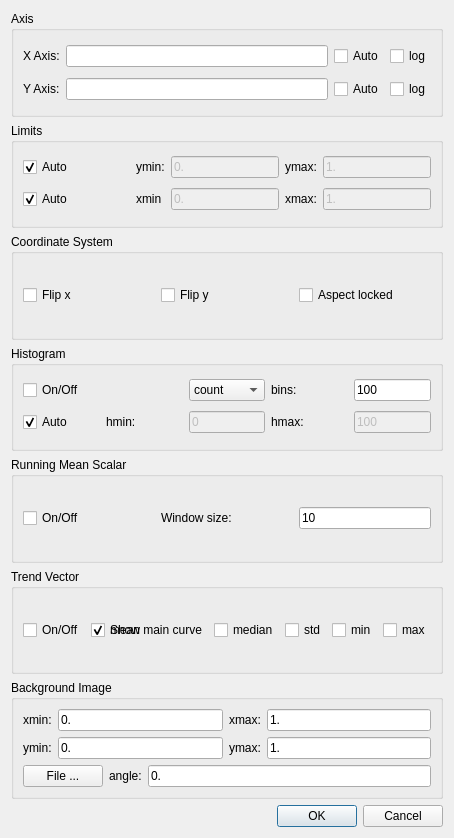
<?xml version="1.0" encoding="UTF-8"?>
<ui version="4.0">
 <class>Dialog</class>
 <widget class="QDialog" name="Dialog">
  <property name="geometry">
   <rect>
    <x>0</x>
    <y>0</y>
    <width>388</width>
    <height>838</height>
   </rect>
  </property>
  <property name="windowTitle">
   <string>Dialog</string>
  </property>
  <layout class="QGridLayout" name="gridLayout_5">
   <item row="7" column="0">
    <widget class="QDialogButtonBox" name="buttonBox">
     <property name="orientation">
      <enum>Qt::Horizontal</enum>
     </property>
     <property name="standardButtons">
      <set>QDialogButtonBox::Cancel|QDialogButtonBox::Ok</set>
     </property>
    </widget>
   </item>
   <item row="6" column="0">
    <widget class="QGroupBox" name="groupBox_6">
     <property name="title">
      <string>Background Image</string>
     </property>
     <layout class="QVBoxLayout" name="verticalLayout">
      <item>
       <layout class="QHBoxLayout" name="horizontalLayout">
        <item>
         <widget class="QLabel" name="label_8">
          <property name="text">
           <string>xmin:</string>
          </property>
         </widget>
        </item>
        <item>
         <widget class="QLineEdit" name="bg_xmin">
          <property name="text">
           <string>0.</string>
          </property>
         </widget>
        </item>
        <item>
         <widget class="QLabel" name="label_9">
          <property name="text">
           <string>xmax:</string>
          </property>
         </widget>
        </item>
        <item>
         <widget class="QLineEdit" name="bg_xmax">
          <property name="text">
           <string>1.</string>
          </property>
         </widget>
        </item>
       </layout>
      </item>
      <item>
       <layout class="QHBoxLayout" name="horizontalLayout_2">
        <item>
         <widget class="QLabel" name="label_10">
          <property name="text">
           <string>ymin:</string>
          </property>
         </widget>
        </item>
        <item>
         <widget class="QLineEdit" name="bg_ymin">
          <property name="text">
           <string>0.</string>
          </property>
         </widget>
        </item>
        <item>
         <widget class="QLabel" name="label_11">
          <property name="text">
           <string>ymax:</string>
          </property>
         </widget>
        </item>
        <item>
         <widget class="QLineEdit" name="bg_ymax">
          <property name="text">
           <string>1.</string>
          </property>
         </widget>
        </item>
       </layout>
      </item>
      <item>
       <layout class="QHBoxLayout" name="horizontalLayout_3">
        <item>
         <widget class="QPushButton" name="bg_file">
          <property name="text">
           <string>File ...</string>
          </property>
         </widget>
        </item>
        <item>
         <widget class="QLabel" name="label_12">
          <property name="text">
           <string>angle:</string>
          </property>
         </widget>
        </item>
        <item>
         <widget class="QLineEdit" name="bg_angle">
          <property name="text">
           <string>0.</string>
          </property>
         </widget>
        </item>
       </layout>
      </item>
     </layout>
    </widget>
   </item>
   <item row="1" column="0">
    <widget class="QGroupBox" name="groupBox_5">
     <property name="title">
      <string>Limits</string>
     </property>
     <layout class="QGridLayout" name="gridLayout_6">
      <item row="0" column="3">
       <widget class="QLabel" name="label_6">
        <property name="text">
         <string>ymin:</string>
        </property>
       </widget>
      </item>
      <item row="0" column="6">
       <widget class="QLineEdit" name="ymax">
        <property name="enabled">
         <bool>false</bool>
        </property>
        <property name="text">
         <string>1.</string>
        </property>
       </widget>
      </item>
      <item row="0" column="0">
       <widget class="QCheckBox" name="ylimits_auto">
        <property name="text">
         <string>Auto</string>
        </property>
        <property name="checked">
         <bool>true</bool>
        </property>
       </widget>
      </item>
      <item row="0" column="4">
       <widget class="QLineEdit" name="ymin">
        <property name="enabled">
         <bool>false</bool>
        </property>
        <property name="text">
         <string>0.</string>
        </property>
        <property name="cursorMoveStyle">
         <enum>Qt::LogicalMoveStyle</enum>
        </property>
       </widget>
      </item>
      <item row="1" column="6">
       <widget class="QLineEdit" name="xmax">
        <property name="enabled">
         <bool>false</bool>
        </property>
        <property name="text">
         <string>1.</string>
        </property>
       </widget>
      </item>
      <item row="0" column="5">
       <widget class="QLabel" name="label_7">
        <property name="text">
         <string>ymax:</string>
        </property>
       </widget>
      </item>
      <item row="0" column="1">
       <spacer name="horizontalSpacer">
        <property name="orientation">
         <enum>Qt::Horizontal</enum>
        </property>
        <property name="sizeHint" stdset="0">
         <size>
          <width>40</width>
          <height>20</height>
         </size>
        </property>
       </spacer>
      </item>
      <item row="1" column="3">
       <widget class="QLabel" name="label_14">
        <property name="text">
         <string>xmin</string>
        </property>
       </widget>
      </item>
      <item row="1" column="4">
       <widget class="QLineEdit" name="xmin">
        <property name="enabled">
         <bool>false</bool>
        </property>
        <property name="text">
         <string>0.</string>
        </property>
       </widget>
      </item>
      <item row="1" column="5">
       <widget class="QLabel" name="label_13">
        <property name="text">
         <string>xmax:</string>
        </property>
       </widget>
      </item>
      <item row="1" column="0">
       <widget class="QCheckBox" name="xlimits_auto">
        <property name="text">
         <string>Auto</string>
        </property>
        <property name="checked">
         <bool>true</bool>
        </property>
       </widget>
      </item>
     </layout>
    </widget>
   </item>
   <item row="3" column="0">
    <widget class="QGroupBox" name="groupBox">
     <property name="title">
      <string>Histogram</string>
     </property>
     <layout class="QGridLayout" name="gridLayout">
      <item row="3" column="5">
       <widget class="QLineEdit" name="histMax">
        <property name="enabled">
         <bool>false</bool>
        </property>
        <property name="sizePolicy">
         <sizepolicy hsizetype="Preferred" vsizetype="Fixed">
          <horstretch>1</horstretch>
          <verstretch>0</verstretch>
         </sizepolicy>
        </property>
        <property name="text">
         <string>100</string>
        </property>
        <property name="dragEnabled">
         <bool>false</bool>
        </property>
       </widget>
      </item>
      <item row="3" column="4">
       <widget class="QLabel" name="label_4">
        <property name="sizePolicy">
         <sizepolicy hsizetype="Preferred" vsizetype="Preferred">
          <horstretch>1</horstretch>
          <verstretch>0</verstretch>
         </sizepolicy>
        </property>
        <property name="text">
         <string>hmax:</string>
        </property>
       </widget>
      </item>
      <item row="3" column="1">
       <widget class="QLabel" name="label">
        <property name="sizePolicy">
         <sizepolicy hsizetype="Preferred" vsizetype="Preferred">
          <horstretch>1</horstretch>
          <verstretch>0</verstretch>
         </sizepolicy>
        </property>
        <property name="text">
         <string>hmin:</string>
        </property>
       </widget>
      </item>
      <item row="0" column="0">
       <widget class="QCheckBox" name="histogram">
        <property name="text">
         <string>On/Off</string>
        </property>
       </widget>
      </item>
      <item row="0" column="4">
       <widget class="QLabel" name="label_1">
        <property name="text">
         <string>bins:</string>
        </property>
       </widget>
      </item>
      <item row="0" column="5">
       <widget class="QLineEdit" name="histBins">
        <property name="text">
         <string>100</string>
        </property>
       </widget>
      </item>
      <item row="3" column="2">
       <widget class="QLineEdit" name="histMin">
        <property name="enabled">
         <bool>false</bool>
        </property>
        <property name="sizePolicy">
         <sizepolicy hsizetype="Expanding" vsizetype="Fixed">
          <horstretch>1</horstretch>
          <verstretch>0</verstretch>
         </sizepolicy>
        </property>
        <property name="text">
         <string>0</string>
        </property>
       </widget>
      </item>
      <item row="3" column="0">
       <widget class="QCheckBox" name="histAutorange">
        <property name="sizePolicy">
         <sizepolicy hsizetype="Preferred" vsizetype="Fixed">
          <horstretch>1</horstretch>
          <verstretch>0</verstretch>
         </sizepolicy>
        </property>
        <property name="text">
         <string>Auto</string>
        </property>
        <property name="checked">
         <bool>true</bool>
        </property>
       </widget>
      </item>
      <item row="0" column="2">
       <widget class="QComboBox" name="histMode">
        <item>
         <property name="text">
          <string>count</string>
         </property>
        </item>
        <item>
         <property name="text">
          <string>mean</string>
         </property>
        </item>
       </widget>
      </item>
     </layout>
    </widget>
   </item>
   <item row="4" column="0">
    <widget class="QGroupBox" name="groupBox_2">
     <property name="title">
      <string>Running Mean Scalar</string>
     </property>
     <layout class="QGridLayout" name="gridLayout_3">
      <item row="0" column="0">
       <widget class="QCheckBox" name="showTrendScalar">
        <property name="text">
         <string>On/Off</string>
        </property>
       </widget>
      </item>
      <item row="0" column="2">
       <widget class="QLineEdit" name="windowLength">
        <property name="sizePolicy">
         <sizepolicy hsizetype="Preferred" vsizetype="Fixed">
          <horstretch>0</horstretch>
          <verstretch>0</verstretch>
         </sizepolicy>
        </property>
        <property name="text">
         <string>10</string>
        </property>
       </widget>
      </item>
      <item row="0" column="1">
       <widget class="QLabel" name="label_5">
        <property name="text">
         <string>Window size:</string>
        </property>
       </widget>
      </item>
     </layout>
     <zorder>showTrendScalar</zorder>
     <zorder>label_5</zorder>
     <zorder>windowLength</zorder>
    </widget>
   </item>
   <item row="0" column="0">
    <widget class="QGroupBox" name="groupBox_4">
     <property name="title">
      <string>Axis</string>
     </property>
     <layout class="QGridLayout" name="gridLayout_4">
      <item row="0" column="3">
       <widget class="QCheckBox" name="logx">
        <property name="text">
         <string>log</string>
        </property>
       </widget>
      </item>
      <item row="1" column="2">
       <widget class="QCheckBox" name="y_auto">
        <property name="text">
         <string>Auto</string>
        </property>
       </widget>
      </item>
      <item row="0" column="0">
       <widget class="QLabel" name="label_2">
        <property name="text">
         <string>X Axis:</string>
        </property>
       </widget>
      </item>
      <item row="0" column="1">
       <widget class="QLineEdit" name="x_label"/>
      </item>
      <item row="0" column="2">
       <widget class="QCheckBox" name="x_auto">
        <property name="text">
         <string>Auto</string>
        </property>
       </widget>
      </item>
      <item row="1" column="3">
       <widget class="QCheckBox" name="logy">
        <property name="text">
         <string>log</string>
        </property>
       </widget>
      </item>
      <item row="1" column="1">
       <widget class="QLineEdit" name="y_label"/>
      </item>
      <item row="1" column="0">
       <widget class="QLabel" name="label_3">
        <property name="text">
         <string>Y Axis:</string>
        </property>
       </widget>
      </item>
     </layout>
    </widget>
   </item>
   <item row="5" column="0">
    <widget class="QGroupBox" name="groupBox_3">
     <property name="title">
      <string>Trend Vector</string>
     </property>
     <layout class="QGridLayout" name="gridLayout_2">
      <item row="0" column="5">
       <widget class="QCheckBox" name="trendVector_max">
        <property name="text">
         <string>max</string>
        </property>
       </widget>
      </item>
      <item row="0" column="3">
       <widget class="QCheckBox" name="trendVector_std">
        <property name="text">
         <string>std</string>
        </property>
       </widget>
      </item>
      <item row="0" column="1">
       <widget class="QCheckBox" name="trendVector_mean">
        <property name="text">
         <string>mean</string>
        </property>
        <property name="checked">
         <bool>true</bool>
        </property>
       </widget>
      </item>
      <item row="0" column="2">
       <widget class="QCheckBox" name="trendVector_median">
        <property name="text">
         <string>median</string>
        </property>
       </widget>
      </item>
      <item row="0" column="4">
       <widget class="QCheckBox" name="trendVector_min">
        <property name="text">
         <string>min</string>
        </property>
       </widget>
      </item>
      <item row="0" column="0">
       <widget class="QCheckBox" name="showTrendVector">
        <property name="text">
         <string>On/Off</string>
        </property>
       </widget>
      </item>
       <item row="0" column="1">
         <widget class="QCheckBox" name="showMainLine">
           <property name="text">
             <string>Show main curve</string>
           </property>
           <property name="checked">
             <bool>true</bool>
           </property>
         </widget>
       </item>
     </layout>
    </widget>
   </item>
   <item row="2" column="0">
    <widget class="QGroupBox" name="groupBox_7">
     <property name="title">
      <string>Coordinate System</string>
     </property>
     <layout class="QHBoxLayout" name="horizontalLayout_4">
      <item>
       <widget class="QCheckBox" name="flip_x">
        <property name="text">
         <string>Flip x</string>
        </property>
       </widget>
      </item>
      <item>
       <widget class="QCheckBox" name="flip_y">
        <property name="text">
         <string>Flip y</string>
        </property>
       </widget>
      </item>
      <item>
       <widget class="QCheckBox" name="aspect_locked">
        <property name="text">
         <string>Aspect locked</string>
        </property>
       </widget>
      </item>
     </layout>
    </widget>
   </item>
  </layout>
 </widget>
 <resources/>
 <connections>
  <connection>
   <sender>buttonBox</sender>
   <signal>accepted()</signal>
   <receiver>Dialog</receiver>
   <slot>accept()</slot>
   <hints>
    <hint type="sourcelabel">
     <x>248</x>
     <y>254</y>
    </hint>
    <hint type="destinationlabel">
     <x>157</x>
     <y>274</y>
    </hint>
   </hints>
  </connection>
  <connection>
   <sender>buttonBox</sender>
   <signal>rejected()</signal>
   <receiver>Dialog</receiver>
   <slot>reject()</slot>
   <hints>
    <hint type="sourcelabel">
     <x>316</x>
     <y>260</y>
    </hint>
    <hint type="destinationlabel">
     <x>286</x>
     <y>274</y>
    </hint>
   </hints>
  </connection>
  <connection>
   <sender>x_auto</sender>
   <signal>toggled(bool)</signal>
   <receiver>x_label</receiver>
   <slot>setDisabled(bool)</slot>
   <hints>
    <hint type="sourcelabel">
     <x>380</x>
     <y>57</y>
    </hint>
    <hint type="destinationlabel">
     <x>170</x>
     <y>57</y>
    </hint>
   </hints>
  </connection>
  <connection>
   <sender>y_auto</sender>
   <signal>toggled(bool)</signal>
   <receiver>y_label</receiver>
   <slot>setDisabled(bool)</slot>
   <hints>
    <hint type="sourcelabel">
     <x>380</x>
     <y>90</y>
    </hint>
    <hint type="destinationlabel">
     <x>170</x>
     <y>90</y>
    </hint>
   </hints>
  </connection>
  <connection>
   <sender>ylimits_auto</sender>
   <signal>toggled(bool)</signal>
   <receiver>ymin</receiver>
   <slot>setDisabled(bool)</slot>
   <hints>
    <hint type="sourcelabel">
     <x>50</x>
     <y>140</y>
    </hint>
    <hint type="destinationlabel">
     <x>169</x>
     <y>140</y>
    </hint>
   </hints>
  </connection>
  <connection>
   <sender>ylimits_auto</sender>
   <signal>toggled(bool)</signal>
   <receiver>ymax</receiver>
   <slot>setDisabled(bool)</slot>
   <hints>
    <hint type="sourcelabel">
     <x>50</x>
     <y>140</y>
    </hint>
    <hint type="destinationlabel">
     <x>307</x>
     <y>140</y>
    </hint>
   </hints>
  </connection>
  <connection>
   <sender>xlimits_auto</sender>
   <signal>toggled(bool)</signal>
   <receiver>xmin</receiver>
   <slot>setDisabled(bool)</slot>
   <hints>
    <hint type="sourcelabel">
     <x>50</x>
     <y>186</y>
    </hint>
    <hint type="destinationlabel">
     <x>169</x>
     <y>186</y>
    </hint>
   </hints>
  </connection>
  <connection>
   <sender>xlimits_auto</sender>
   <signal>toggled(bool)</signal>
   <receiver>xmax</receiver>
   <slot>setDisabled(bool)</slot>
   <hints>
    <hint type="sourcelabel">
     <x>50</x>
     <y>186</y>
    </hint>
    <hint type="destinationlabel">
     <x>307</x>
     <y>186</y>
    </hint>
   </hints>
  </connection>
 </connections>
</ui>
